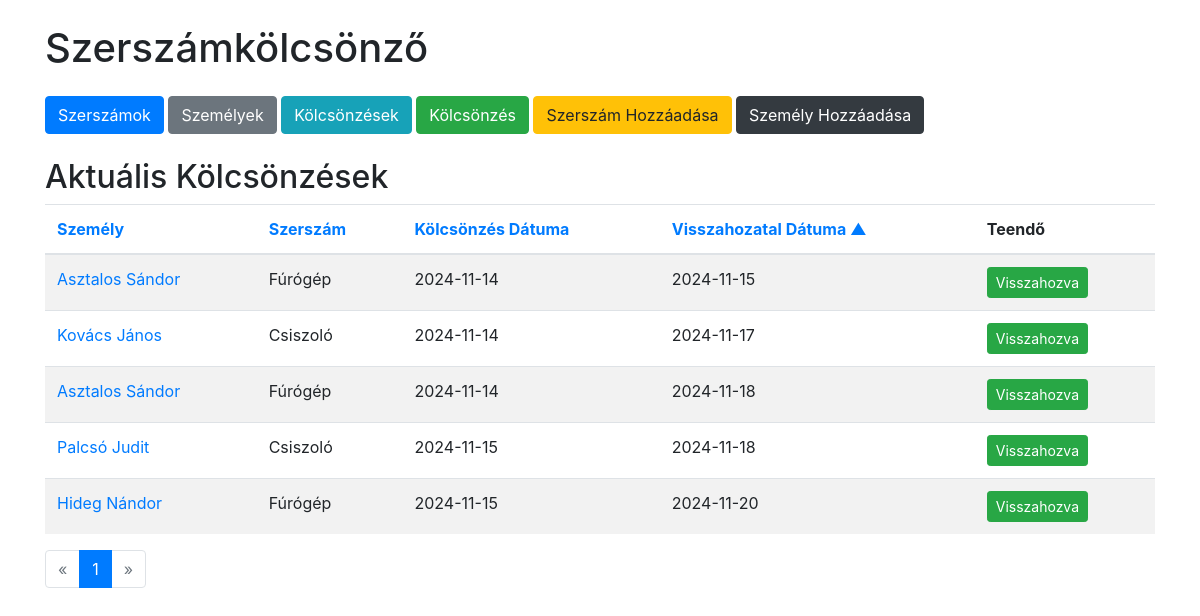
Screenshot of /loans?sort=return_date&order=asc&page=1 with the database file from the repository.
### tables this page shows
CREATE TABLE loans (
            id INTEGER PRIMARY KEY AUTOINCREMENT,
            person_id INTEGER NOT NULL,
            tool_id INTEGER NOT NULL,
            loan_date DATE NOT NULL,
            return_date DATE NOT NULL,
            FOREIGN KEY(person_id) REFERENCES persons(id),
            FOREIGN KEY(tool_id) REFERENCES tools(id)
        );

CREATE TABLE persons (
            id INTEGER PRIMARY KEY AUTOINCREMENT,
            name TEXT NOT NULL,
            address TEXT NOT NULL
        );

CREATE TABLE tools (
            id INTEGER PRIMARY KEY AUTOINCREMENT,
            name TEXT NOT NULL,
            quantity INTEGER NOT NULL
        );

### app.py (the view)
@app.route('/loans')
def loans():
    sort = request.args.get('sort', 'loan_date')
    order = request.args.get('order', 'asc')
    page = int(request.args.get('page', 1))
    per_page = PER_PAGE
    valid_sort_columns = ['person_name', 'tool_name', 'loan_date', 'return_date']
    if sort not in valid_sort_columns:
        sort = 'loan_date'
    if order not in ['asc', 'desc']:
        order = 'asc'
    sort_column_mapping = {
        'person_name': 'persons.name',
        'tool_name': 'tools.name',
        'loan_date': 'loans.loan_date',
        'return_date': 'loans.return_date'
    }
    order_by = f"{sort_column_mapping[sort]} {order.upper()}"
    conn = get_db_connection()
    count_query = '''
        SELECT COUNT(*)
        FROM loans
        JOIN persons ON loans.person_id = persons.id
        JOIN tools ON loans.tool_id = tools.id
    '''
    total = conn.execute(count_query).fetchone()[0]
    total_pages = math.ceil(total / per_page)
    loans_query = f'''
        SELECT loans.id, persons.name AS person_name, tools.name AS tool_name, loans.loan_date, loans.return_date
        FROM loans
        JOIN persons ON loans.person_id = persons.id
        JOIN tools ON loans.tool_id = tools.id
        ORDER BY {order_by}
        LIMIT ? OFFSET ?
    '''
    loans = conn.execute(loans_query, (per_page, (page - 1) * per_page)).fetchall()
    conn.close()
    return render_template('loans.html',
                           loans=loans,
                           current_sort=sort,
                           current_order=order,
                           page=page,
                           total_pages=total_pages)

### app.py (called while the page is built)
def get_db_connection():
    conn = sqlite3.connect(DATABASE)
    conn.row_factory = sqlite3.Row
    return conn

### templates/loans.html (shortened to what this page needs)
{% extends 'base.html' %}
{% block content %}
<h2>Aktuális Kölcsönzések</h2>
<table class="table table-striped">
    <thead>
        <tr>
            <th>
                <a href="{{ url_for('loans', sort='person_name', order='asc' if current_sort != 'person_name' or current_order == 'desc' else 'desc', page=page) }}">
                    Személy
                </a>
            </th>
            <th>
                <a href="{{ url_for('loans', sort='tool_name', order='asc' if current_sort != 'tool_name' or current_order == 'desc' else 'desc', page=page) }}">
                    Szerszám
                </a>
            </th>
            <th>
                <a href="{{ url_for('loans', sort='loan_date', order='asc' if current_sort != 'loan_date' or current_order == 'desc' else 'desc', page=page) }}">
                    Kölcsönzés Dátuma
                </a>
            </th>
            <th>
                <a href="{{ url_for('loans', sort='return_date', order='asc' if current_sort != 'return_date' or current_order == 'desc' else 'desc', page=page) }}">
                    Visszahozatal Dátuma
                    {% if current_sort == 'return_date' %}
                        {% if current_order == 'asc' %}
                            &#9650;
                        {% else %}
                            &#9660;
                        {% endif %}
                    {% endif %}
                </a>
            </th>
            <th>Teendő</th>
        </tr>
    </thead>
    <tbody>
        {% for loan in loans %}
        <tr>
            <td>
                <a href="#" data-toggle="modal" data-target="#personModal" data-id="{{ loan.id }}" class="person-link">{{ loan.person_name }}</a>
            </td>
            <td>{{ loan.tool_name }}</td>
            <td>{{ loan.loan_date }}</td>
            <td>{{ loan.return_date }}</td>
            <td>
                <form action="{{ url_for('return_tool', loan_id=loan.id) }}" method="post">
                    <button type="submit" class="btn btn-sm btn-success">Visszahozva</button>
                </form>
            </td>
        </tr>
        {% endfor %}
    </tbody>
</table>
<nav aria-label="Page navigation">
  <ul class="pagination">
    <li class="page-item {% if page == 1 %}disabled{% endif %}">
      <a class="page-link" href="{{ url_for('loans', sort=current_sort, order=current_order, page=page-1) }}" aria-label="Previous">
        <span aria-hidden="true">&laquo;</span>
      </a>
    </li>
    {% for p in range(1, total_pages + 1) %}
    <li class="page-item {% if p == page %}active{% endif %}">
      <a class="page-link" href="{{ url_for('loans', sort=current_sort, order=current_order, page=p) }}">{{ p }}</a>
    </li>
    {% endfor %}
    <li class="page-item {% if page == total_pages %}disabled{% endif %}">
      <a class="page-link" href="{{ url_for('loans', sort=current_sort, order=current_order, page=page+1) }}" aria-label="Next">
        <span aria-hidden="true">&raquo;</span>
      </a>
    </li>
  </ul>
</nav>
{% endblock %}

### rows the page displays
loans: person_name "Asztalos Sándor", tool_name "Fúrógép", loan_date "2024-11-14", return_date "2024-11-15"
loans: person_name "Kovács János", tool_name "Csiszoló", loan_date "2024-11-14", return_date "2024-11-17"
loans: person_name "Asztalos Sándor", tool_name "Fúrógép", loan_date "2024-11-14", return_date "2024-11-18"
loans: person_name "Palcsó Judit", tool_name "Csiszoló", loan_date "2024-11-15", return_date "2024-11-18"
loans: person_name "Hideg Nándor", tool_name "Fúrógép", loan_date "2024-11-15", return_date "2024-11-20"

### other values shown
{{ p }} "1"
